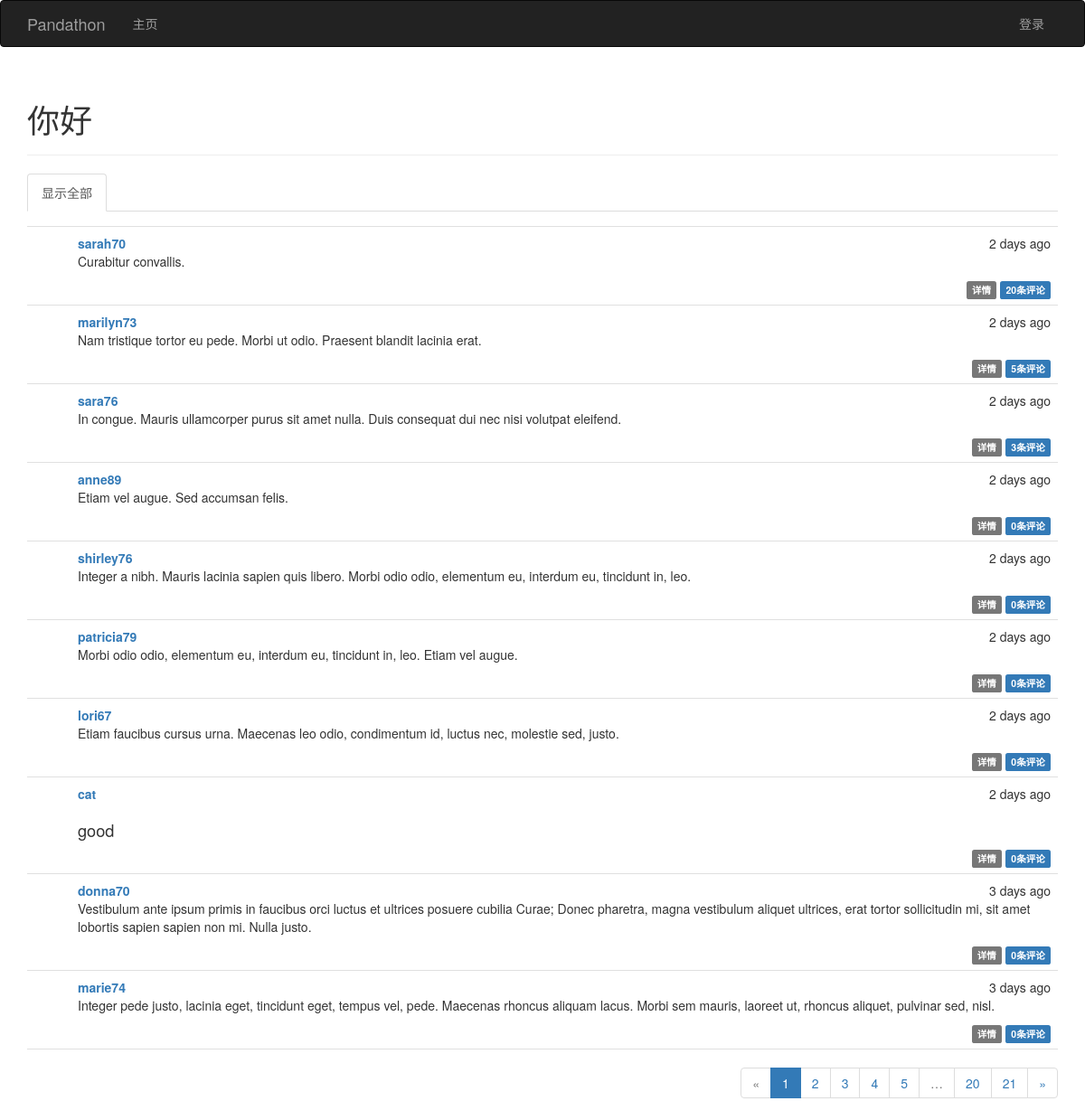
Before: / with the older database file.
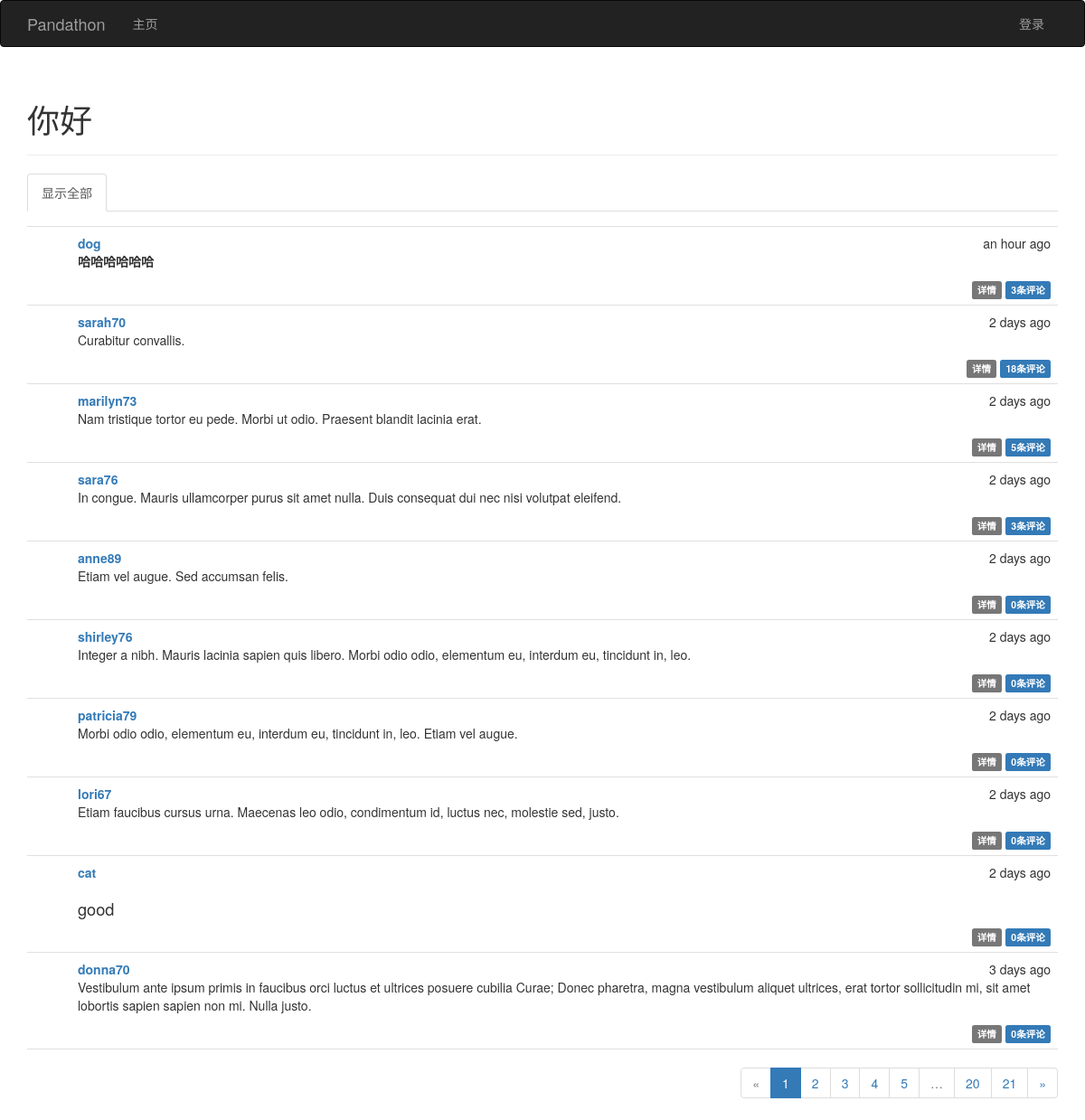
After: the same page with the newer database file.
### app/models.py (models this page shows, shortened)
class Post(db.Model):
    __tablename__ = 'posts'
    id = db.Column(db.Integer, primary_key=True)
    body = db.Column(db.Text)
    body_html = db.Column(db.Text)
    timestamp = db.Column(db.DateTime, index=True, default=datetime.now())
    author_id = db.Column(db.Integer, db.ForeignKey('users.id'))
    comments = db.relationship('Comment', backref='post', lazy='dynamic')

class User(UserMixin, db.Model):
    __tablename__ = 'users'
    id = db.Column(db.Integer, primary_key=True)
    email = db.Column(db.String(64), unique=True, index=True)
    username = db.Column(db.String(64), unique=True, index=True)
    role_id = db.Column(db.Integer, db.ForeignKey('roles.id'))
    password_hash = db.Column(db.String(128))
    confirmed = db.Column(db.Boolean, default=True)
    name = db.Column(db.String(64))
    location = db.Column(db.String(64))
    about_me = db.Column(db.Text())
    member_since = db.Column(db.DateTime(), default=datetime.now())
    last_seen = db.Column(db.DateTime(), default=datetime.now())
    posts = db.relationship('Post', backref='author', lazy='dynamic')
    followed = db.relationship('Follow', foreign_keys=[Follow.follower_id],
                               backref=db.backref('follower', lazy='joined'),
                               lazy='dynamic', cascade='all, delete-orphan')
    followers = db.relationship('Follow', foreign_keys=[Follow.followed_id],
                                backref=db.backref('followed', lazy='joined'),
                                lazy='dynamic', cascade='all, delete-orphan')
    comments = db.relationship('Comment', backref='author', lazy='dynamic')
    @property
    def password(self):
        raise AttributeError('password is not a readable attribute')

### app/main/views.py (the view)
@main.route('/', methods=['GET', 'POST'])
def index():
    form = PostForm()
    if current_user.can(Permission.WRITE_ARTICLES) and \
            form.validate_on_submit():
        post = Post(body=form.body.data,
                    author=current_user._get_current_object())
        db.session.add(post)
        return redirect(url_for('.index'))
    page = request.args.get('page', 1, type=int)
    show_followed = False
    if current_user.is_authenticated():
        show_followed = bool(request.cookies.get('show_followed', ''))
    if show_followed:
        query = current_user.followed_posts
    else:
        query = Post.query
    pagination = query.order_by(Post.timestamp.desc()).paginate(
        page, per_page=current_app.config['PANDATHON_POSTS_PER_PAGE'],
        error_out=False)
    posts = pagination.items
    return render_template('index.html', form=form, posts=posts,
                           show_followed=show_followed, pagination=pagination)

### app/auth/views.py (called while the page is built)
@auth.before_app_request
def before_request():
    if current_user.is_authenticated():
        current_user.ping()
        if not current_user.confirmed \
                and request.endpoint[:5] != 'auth.':
            return redirect(url_for('auth.unconfirmed'))

### app/main/__init__.py (called while the page is built)
@main.app_context_processor
def inject_permissions():
    return dict(Permission=Permission)

### app/models.py (called while the page is built)
    def can(self, permissions):
        return False

    def is_administrator(self):
        return False

### app/templates/index.html (shortened to what this page needs)
{% extends "base.html" %}
{% import "bootstrap/wtf.html" as wtf %}
{% import "_macros.html" as macros %}
{% block page_content %}
<div class="page-header">
    <h1>你好{% if current_user.is_authenticated() %}，{{ current_user.username }}{% endif %}</h1>
</div>
<div class="post-tabs">
    <ul class="nav nav-tabs">
        <li{% if not show_followed %} class="active"{% endif %}><a href="{{ url_for('.show_all') }}">显示全部</a></li>
    </ul>
</div>
{% include '_posts.html' %}
{% if pagination %}
<div class="pagination">
    {{ macros.pagination_widget(pagination, '.index') }}
</div>
{% endif %}
{% endblock %}

### app/templates/_posts.html (shortened to what this page needs)
<ul class="posts">
    {% for post in posts %}
    <li class="post">
        <div class="post-content">
            <div class="post-date">{{ moment(post.timestamp, True).fromNow() }}</div>
            <div class="post-author"><a href="{{ url_for('.user', username=post.author.username) }}">{{ post.author.username }}</a></div>
            <div class="post-body">
            {% if post.body_html %}
                {{ post.body_html | safe }}
            {% else %}
                {{ post.body }}
            {% endif %}
            </div>
            <div class="post-footer">
                <a href="{{ url_for('.post', id=post.id) }}">
                    <span class="label label-default">详情</span>
                </a>
                <a href="{{ url_for('.post', id=post.id) }}#comments">
                    <span class="label label-primary">{{ post.comments.count() }}条评论</span>
                </a>
            </div>
        </div>
    </li>
    {% endfor %}
</ul>

Changed rows visible on the page:
no longer on this page (row unchanged): Post: timestamp "3 days ago", author.username "marie74", body_html "Integer pede justo, lacinia eget, tincidunt eget, tempus vel, pede. Maecenas rhoncus aliquam lacus. Morbi sem mauris, laoreet ut, rhoncus aliquet, pulvinar sed, nisl.", comments.count "0"
added Post: timestamp "an hour ago", author.username "dog", body_html "哈哈哈哈哈哈", comments.count "3"
computed for Post "Curabitur convallis.": comments.count "20" → "18"
